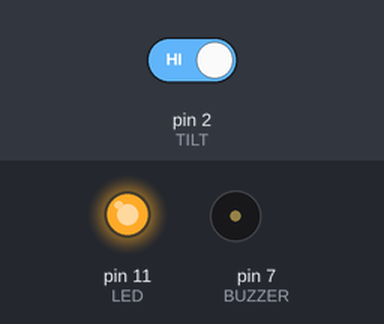
Simulated run of this sketch. Board: Arduino Uno, built with avr-gcc and run on an emulated ATmega328P. Shown: output pins drawn as LEDs (lit = HIGH), buzzer (waves = sounding). Dashed ring = blinking. Inputs (shaded band) come from the test bench; at power-on: pin 2 (TILT) HIGH. Pins used as bus, display or sensor lines are not drawn.

Above: at 1.2 s.
1.3 s: pin 2 (TILT) driven LOW
At 1.73 s:
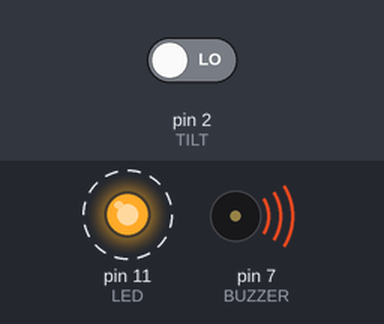
Timing chart, 0 to 10.3 s (numbered marks = the images above; inputs shaded):
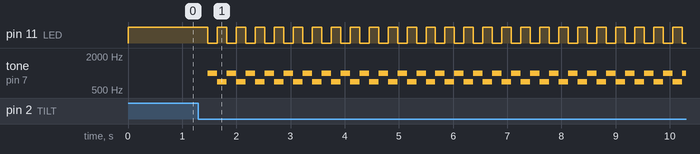

The sketch:

tilt_code_ni_kepweng.ino
```cpp
#define TILT 2
#define LED 11
#define BUZZER 7

void setup() {
  pinMode (TILT, INPUT);
  pinMode(LED, OUTPUT);
  pinMode(BUZZER, OUTPUT);

  // put your setup code here, to run once:

}

void loop() {
  int output = digitalRead(TILT);

  if (output == LOW){
    digitalWrite(LED, HIGH);
    delay(175);
    digitalWrite(LED, LOW);
    digitalWrite(BUZZER, HIGH);
    tone(7, 1000, 175);
    delay(175);
    digitalWrite(BUZZER, HIGH);
    tone(7, 700, 175);
    // delay(50);
  }
  else
  {
    digitalWrite(LED, HIGH);
    digitalWrite(BUZZER, LOW);
  }
  // put your main code here, to run repeatedly:

}
```

Measured:
- after the input at 1.3 s, pin 11 (LED): alternates HIGH for 0.18 s and LOW for 0.18 s, starting after 0.18 s; tone on pin 7 (BUZZER): alternates 1000 Hz for 0.18 s and 700 Hz for 0.18 s, starting after 0.18 s
